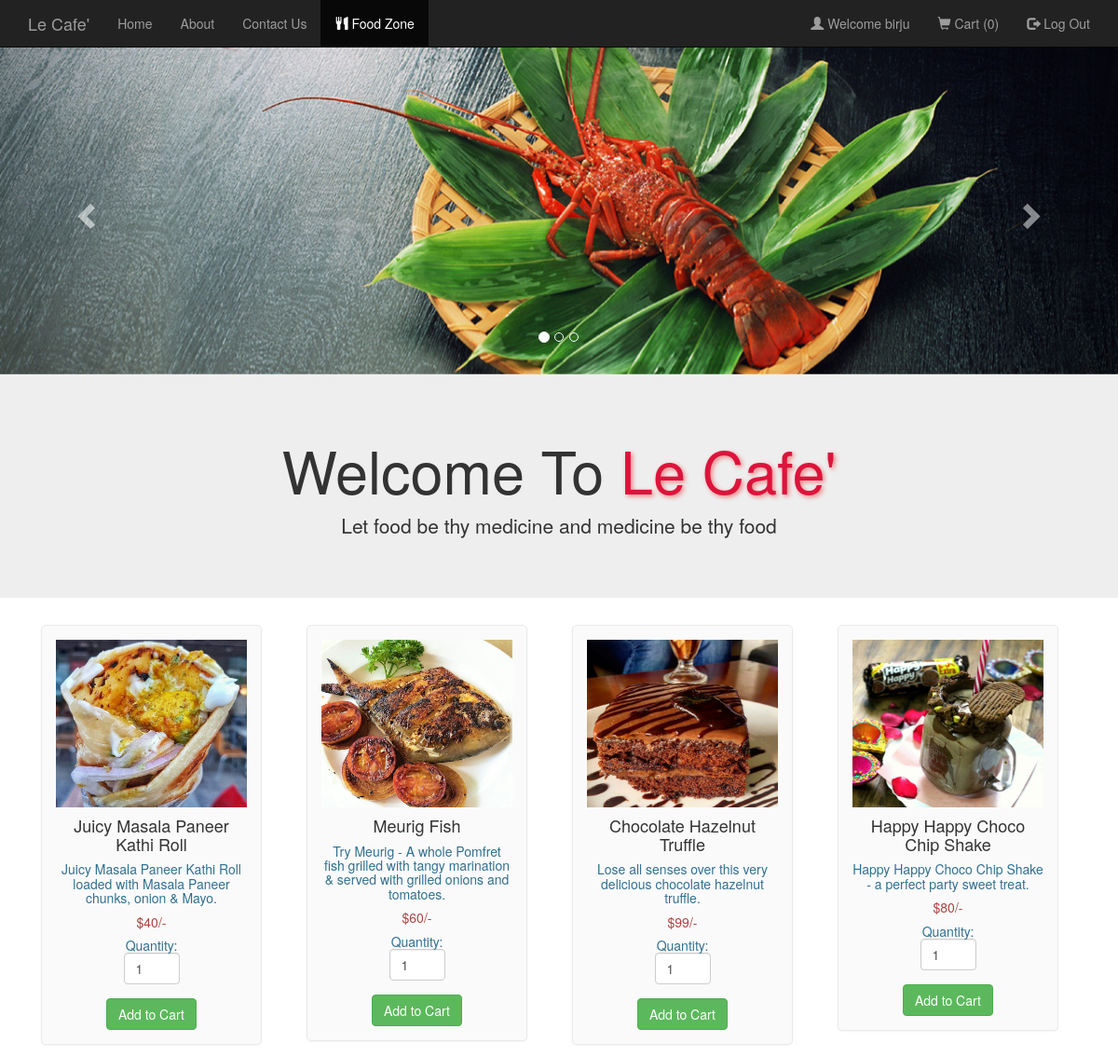
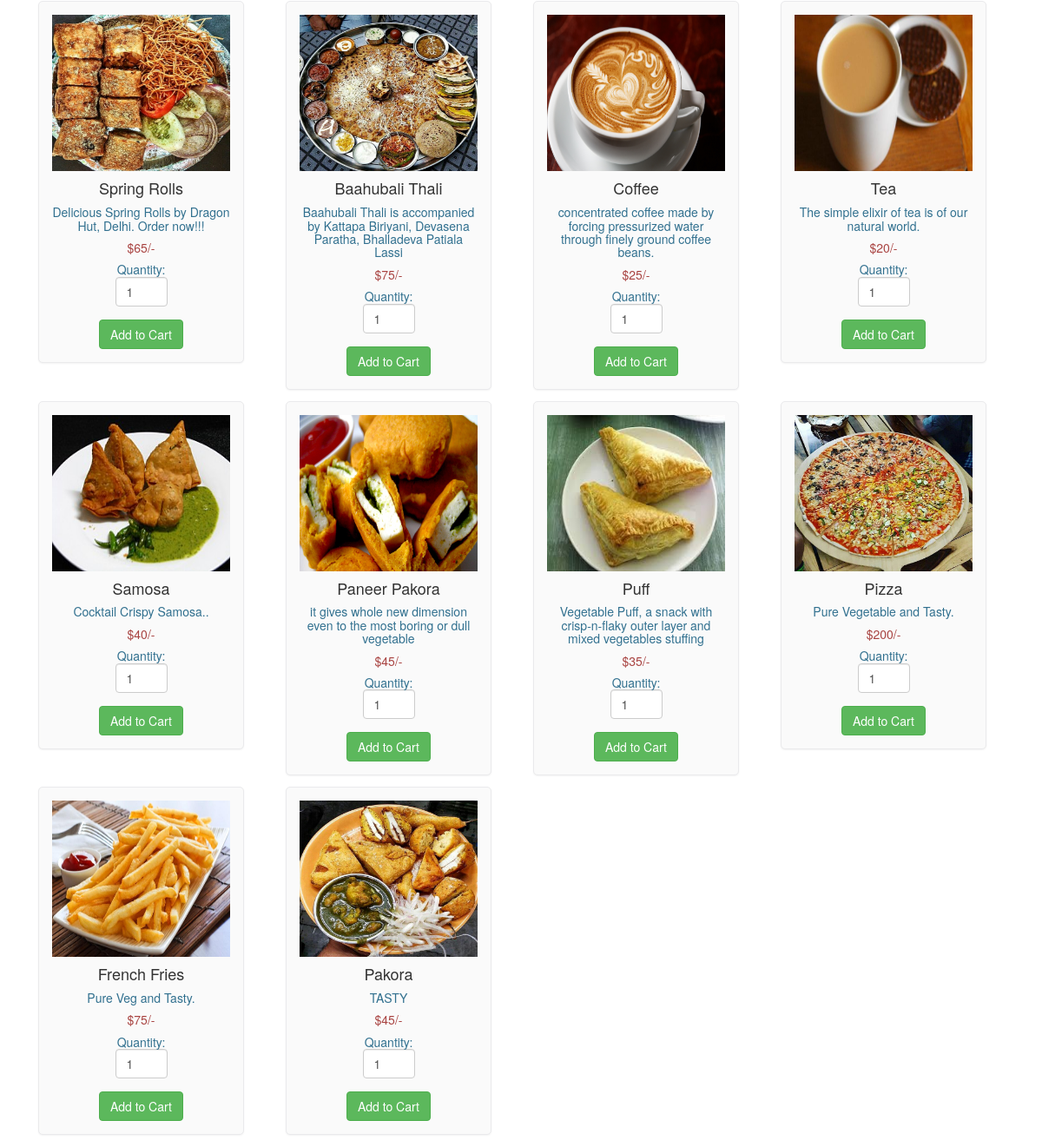
Screenshot of /foodlist.php (signed in) with the database file from the repository (2 pictures, top to bottom).
### tables this page shows
CREATE TABLE `food` (
  `F_ID` int(30) NOT NULL,
  `name` varchar(30) NOT NULL,
  `price` int(30) NOT NULL,
  `description` varchar(200) NOT NULL,
  `R_ID` int(30) NOT NULL,
  `images_path` varchar(200) NOT NULL,
  `options` varchar(10) NOT NULL DEFAULT 'ENABLE'
);

### foodlist.php (the view, shortened to what this page needs)
<html>
  <head>
  </head>
  <link rel="stylesheet" type = "text/css" href ="css/foodlist.css">
  <link rel="stylesheet" type = "text/css" href ="css/managersignup.css">
  <link rel="stylesheet" href="https://maxcdn.bootstrapcdn.com/bootstrap/3.4.0/css/bootstrap.min.css">
  <body>
    <nav class="navbar navbar-inverse navbar-fixed-top navigation-clean-search" role="navigation">
      <div class="container">
        <div class="navbar-header">
          <a class="navbar-brand" href="index.php">Le Cafe'</a>
        </div>
        <div class="collapse navbar-collapse " id="myNavbar">
          <ul class="nav navbar-nav">
            <li><a href="index.php">Home</a></li>
            <li><a href="aboutus.php">About</a></li>
            <li><a href="contactus.php">Contact Us</a></li>
            <li class="active" ><a href="foodlist.php"><span class="glyphicon glyphicon-cutlery"></span> Food Zone </a></li>
          </ul>
<?php
if(isset($_SESSION['login_user1'])){
?>
          <ul class="nav navbar-nav navbar-right">
            <li><a href="#"><span class="glyphicon glyphicon-user"></span> Welcome <?php echo $_SESSION['login_user1']; ?> </a></li>
            <li><a href="myrestaurant.php">MANAGER CONTROL PANEL</a></li>
            <li><a href="logout_m.php"><span class="glyphicon glyphicon-log-out"></span> Log Out </a></li>
          </ul>
<?php
}
else if (isset($_SESSION['login_user2'])) {
  ?>
           <ul class="nav navbar-nav navbar-right">
            <li><a href="#"><span class="glyphicon glyphicon-user"></span> Welcome <?php echo $_SESSION['login_user2']; ?> </a></li>
            <li><a href="cart.php"><span class="glyphicon glyphicon-shopping-cart"></span> Cart  (<?php
              if(isset($_SESSION["cart"])){
              $count = count($_SESSION["cart"]);
              echo "$count";
            }
              else
                echo "0";
              ?>) </a></li>
            <li><a href="logout_u.php"><span class="glyphicon glyphicon-log-out"></span> Log Out </a></li>
          </ul>
<?php
}
?>
        </div>
      </div>
    </nav>
    <div id="myCarousel" class="carousel slide" data-ride="carousel">
    <ol class="carousel-indicators">
      <li data-target="#myCarousel" data-slide-to="0" class="active"></li>
      <li data-target="#myCarousel" data-slide-to="1"></li>
      <li data-target="#myCarousel" data-slide-to="2"></li>
    </ol>
    <div class="carousel-inner">
      <div class="item active">
      <img src="images/slide002.jpg" style="width:100%;">
      <div class="carousel-caption">
      </div>
      </div>
    </div>
   <a class="left carousel-control" href="#myCarousel" data-slide="prev">
      <span class="glyphicon glyphicon-chevron-left"></span>
    </a>
    <a class="right carousel-control" href="#myCarousel" data-slide="next">
      <span class="glyphicon glyphicon-chevron-right"></span>
    </a>
    </div>
<div class="jumbotron">
  <div class="container text-center">
    <h1>Welcome To <span class="edit">Le Cafe' </span></h1>
    <p>Let food be thy medicine and medicine be thy food</p>
  </div>
</div>
<div class="container" style="width:95%;">
<?php
$conn = Connect();
$sql = "SELECT * FROM FOOD WHERE options = 'ENABLE' ORDER BY F_ID";
$result = mysqli_query($conn, $sql);
if (mysqli_num_rows($result) > 0)
{
  $count=0;
  while($row = mysqli_fetch_assoc($result)){
    if ($count == 0)
      echo "<div class='row'>";
?>
<div class="col-md-3">
<form method="post" action="cart.php?action=add&id=<?php echo $row["F_ID"]; ?>">
<div class="mypanel" align="center";>
<img style='height:180px; width:100%;' src="images/<?php echo $row["images_path"]; ?>" alt="aimage">
<h4 class="text-dark"><?php echo $row["name"]; ?></h4>
<h5 class="text-info"><?php echo $row["description"]; ?></h5>
<h5 class="text-danger">$<?php echo $row["price"]; ?>/-</h5>
<h5 class="text-info">Quantity: <input type="number" min="1" max="25" name="quantity" class="form-control" value="1" style="width: 60px;"> </h5>
<input type="submit" name="add" style="margin-top:5px;" class="btn btn-success" value="Add to Cart">
</div>
</form>
</div>
<?php
$count++;
if($count==4)
{
  echo "</div>";
  $count=0;
}
}
?>
</div>
</div>
  <?php
}
?>
</body>
</html>

### css/foodlist.css (style rules this page uses)
body,html { height: 100%; }
body { padding-top: 50px; background-image: url('bgimg1.jpg'); background-repeat: repeat; background-size: cover; background-position: center; }
.mypanel { border: 1px solid #eaeaec; margin: -1px 19px 3px -1px; box-shadow: 0 1px 2px rgba(0,0,0,0.05); background-color: #FAFAFA; padding:15px; border-radius: 5px; }
input { border: 5px solid white; }
.edit { text-shadow: 2px 2px 5px lightcoral; color: crimson; }

### css/managersignup.css (style rules this page uses)
body,html { height: 100%; }
body { padding-top: 50px; }
.edit { text-shadow: 2px 2px 5px lightcoral; color: crimson; }

### rows the page displays
food: images_path (picture), name "Juicy Masala Paneer Kathi Roll", description "Juicy Masala Paneer Kathi Roll loaded with Masala Paneer chunks, onion & Mayo.", price "40"
food: images_path (picture), name "Meurig Fish", description "Try Meurig - A whole Pomfret fish grilled with tangy marination & served with grilled onions and tomatoes.", price "60"
food: images_path (picture), name "Chocolate Hazelnut Truffle", description "Lose all senses over this very delicious chocolate hazelnut truffle.", price "99"
food: images_path (picture), name "Happy Happy Choco Chip Shake", description "Happy Happy Choco Chip Shake - a perfect party sweet treat.", price "80"
food: images_path (picture), name "Spring Rolls", description "Delicious Spring Rolls by Dragon Hut, Delhi. Order now!!!", price "65"
food: images_path (picture), name "Baahubali Thali", description "Baahubali Thali is accompanied by Kattapa Biriyani, Devasena Paratha, Bhalladeva Patiala Lassi", price "75"
food: images_path (picture), name "Coffee", description "concentrated coffee made by forcing pressurized water through finely ground coffee beans.", price "25"
food: images_path (picture), name "Tea", description "The simple elixir of tea is of our natural world.", price "20"
food: images_path (picture), name "Samosa", description "Cocktail Crispy Samosa..", price "40"
food: images_path (picture), name "Paneer Pakora", description "it gives whole new dimension even to the most boring or dull vegetable", price "45"
food: images_path (picture), name "Puff", description "Vegetable Puff, a snack with crisp-n-flaky outer layer and mixed vegetables stuffing", price "35"
food: images_path (picture), name "Pizza", description "Pure Vegetable and Tasty.", price "200"
food: images_path (picture), name "French Fries", description "Pure Veg and Tasty.", price "75"
food: images_path (picture), name "Pakora", description "TASTY", price "45"

### other values shown
$_SESSION['login_user2'] "birju"
